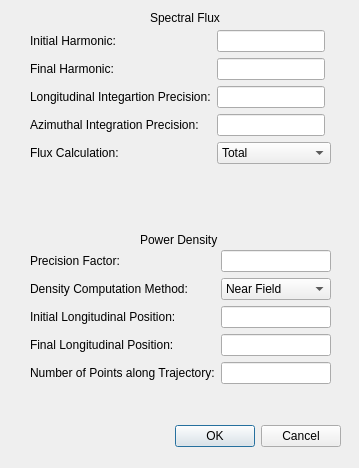
<?xml version="1.0" encoding="UTF-8"?>
<ui version="4.0">
 <class>Dialog</class>
 <widget class="QDialog" name="Dialog">
  <property name="geometry">
   <rect>
    <x>0</x>
    <y>0</y>
    <width>359</width>
    <height>468</height>
   </rect>
  </property>
  <property name="windowTitle">
   <string>Dialog</string>
  </property>
  <widget class="QDialogButtonBox" name="buttonBox">
   <property name="geometry">
    <rect>
     <x>0</x>
     <y>420</y>
     <width>341</width>
     <height>32</height>
    </rect>
   </property>
   <property name="orientation">
    <enum>Qt::Horizontal</enum>
   </property>
   <property name="standardButtons">
    <set>QDialogButtonBox::Cancel|QDialogButtonBox::Ok</set>
   </property>
  </widget>
  <widget class="QWidget" name="formLayoutWidget">
   <property name="geometry">
    <rect>
     <x>30</x>
     <y>30</y>
     <width>301</width>
     <height>181</height>
    </rect>
   </property>
   <layout class="QFormLayout" name="formLayout">
    <property name="fieldGrowthPolicy">
     <enum>QFormLayout::FieldsStayAtSizeHint</enum>
    </property>
    <item row="0" column="0">
     <widget class="QLabel" name="label_2">
      <property name="text">
       <string>Initial Harmonic:</string>
      </property>
     </widget>
    </item>
    <item row="0" column="1">
     <widget class="QLineEdit" name="harma"/>
    </item>
    <item row="1" column="0">
     <widget class="QLabel" name="label_3">
      <property name="text">
       <string>Final Harmonic:</string>
      </property>
     </widget>
    </item>
    <item row="1" column="1">
     <widget class="QLineEdit" name="harmb"/>
    </item>
    <item row="2" column="0">
     <widget class="QLabel" name="label_4">
      <property name="text">
       <string>Longitudinal Integartion Precision:</string>
      </property>
     </widget>
    </item>
    <item row="2" column="1">
     <widget class="QLineEdit" name="lip"/>
    </item>
    <item row="3" column="0">
     <widget class="QLabel" name="label_5">
      <property name="text">
       <string>Azimuthal Integration Precision:</string>
      </property>
     </widget>
    </item>
    <item row="3" column="1">
     <widget class="QLineEdit" name="aip"/>
    </item>
    <item row="4" column="0">
     <widget class="QLabel" name="label_6">
      <property name="text">
       <string>Flux Calculation:</string>
      </property>
     </widget>
    </item>
    <item row="4" column="1">
     <widget class="QComboBox" name="flux">
      <item>
       <property name="text">
        <string>Total</string>
       </property>
      </item>
      <item>
       <property name="text">
        <string>Per Unit Surface</string>
       </property>
      </item>
     </widget>
    </item>
   </layout>
  </widget>
  <widget class="QLabel" name="label">
   <property name="geometry">
    <rect>
     <x>150</x>
     <y>10</y>
     <width>91</width>
     <height>16</height>
    </rect>
   </property>
   <property name="text">
    <string>Spectral Flux</string>
   </property>
  </widget>
  <widget class="QLabel" name="label_7">
   <property name="geometry">
    <rect>
     <x>140</x>
     <y>230</y>
     <width>111</width>
     <height>20</height>
    </rect>
   </property>
   <property name="text">
    <string>Power Density</string>
   </property>
  </widget>
  <widget class="QWidget" name="formLayoutWidget_2">
   <property name="geometry">
    <rect>
     <x>30</x>
     <y>250</y>
     <width>301</width>
     <height>161</height>
    </rect>
   </property>
   <layout class="QFormLayout" name="formLayout_2">
    <item row="0" column="0">
     <widget class="QLabel" name="label_8">
      <property name="text">
       <string>Precision Factor:</string>
      </property>
     </widget>
    </item>
    <item row="0" column="1">
     <widget class="QLineEdit" name="prefact"/>
    </item>
    <item row="1" column="0">
     <widget class="QLabel" name="label_9">
      <property name="text">
       <string>Density Computation Method:</string>
      </property>
     </widget>
    </item>
    <item row="1" column="1">
     <widget class="QComboBox" name="field">
      <item>
       <property name="text">
        <string>Near Field</string>
       </property>
      </item>
      <item>
       <property name="text">
        <string>Far Field</string>
       </property>
      </item>
     </widget>
    </item>
    <item row="2" column="0">
     <widget class="QLabel" name="label_10">
      <property name="text">
       <string>Initial Longitudinal Position:</string>
      </property>
     </widget>
    </item>
    <item row="2" column="1">
     <widget class="QLineEdit" name="ilp"/>
    </item>
    <item row="3" column="0">
     <widget class="QLabel" name="label_11">
      <property name="text">
       <string>Final Longitudinal Position:</string>
      </property>
     </widget>
    </item>
    <item row="3" column="1">
     <widget class="QLineEdit" name="flp"/>
    </item>
    <item row="4" column="0">
     <widget class="QLabel" name="label_12">
      <property name="text">
       <string>Number of Points along Trajectory:</string>
      </property>
     </widget>
    </item>
    <item row="4" column="1">
     <widget class="QLineEdit" name="np"/>
    </item>
   </layout>
  </widget>
 </widget>
 <resources/>
 <connections>
  <connection>
   <sender>buttonBox</sender>
   <signal>accepted()</signal>
   <receiver>Dialog</receiver>
   <slot>accept()</slot>
   <hints>
    <hint type="sourcelabel">
     <x>248</x>
     <y>254</y>
    </hint>
    <hint type="destinationlabel">
     <x>157</x>
     <y>274</y>
    </hint>
   </hints>
  </connection>
  <connection>
   <sender>buttonBox</sender>
   <signal>rejected()</signal>
   <receiver>Dialog</receiver>
   <slot>reject()</slot>
   <hints>
    <hint type="sourcelabel">
     <x>316</x>
     <y>260</y>
    </hint>
    <hint type="destinationlabel">
     <x>286</x>
     <y>274</y>
    </hint>
   </hints>
  </connection>
 </connections>
</ui>
